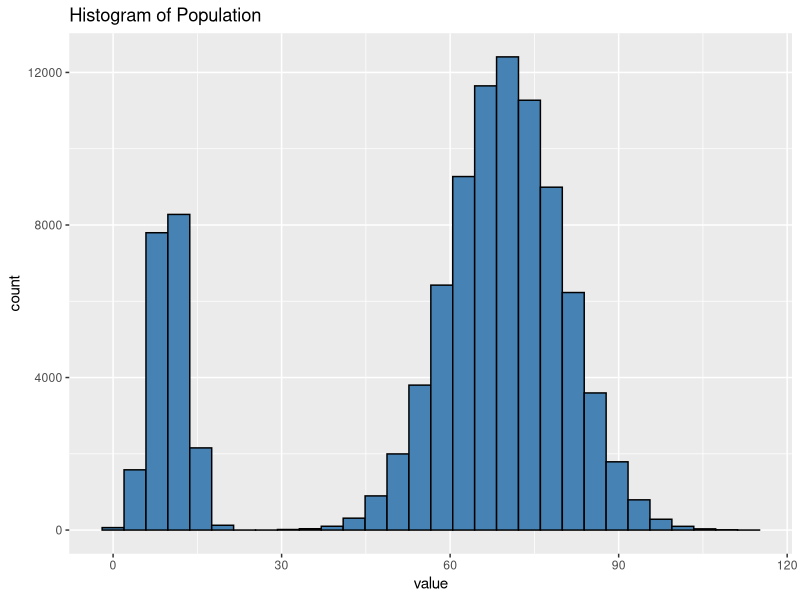
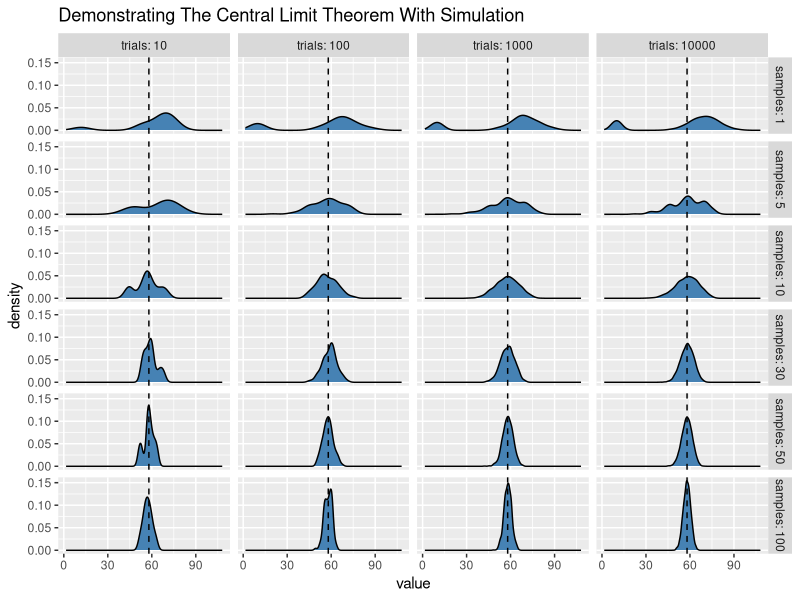

These charts were generated, in order, by the following R code:
## ---- chunk 1
require(ggplot2)
require(knitr)
set.seed(7759)
## ---- chunk 2
# Create a non-uniform population of 100,000 numbers between 1 and 100
pop1 <- rnorm(20000, mean = 10, sd = 3)
pop2 <- rnorm(80000, mean = 70, sd = 10)
pop <- c(pop1, pop2)

mu <- mean(pop) #calculate the population mean
sigma <- sd(pop) #calculate the population standard deviation
rm(pop1, pop2) #clean up
## ---- chunk 3
popdf <- as.data.frame(pop)
hg <- ggplot(popdf, aes(x = pop)) + geom_histogram(colour = "black", fill = "steelblue") + 
        ggtitle("Histogram of Population") + xlab("value")
hg
## ---- chunk 4
n <- c(1, 5, 10, 30, 50, 100) #set up number of samples
t <- c(10, 100, 1000, 10000) #set up number of trials in simulation

df <- data.frame() #initialize our empty data frame

# Run the simulation
for(i in n) { #for each value of n...
    col <- c()
    for(j in t) { #we loop through each value of t...
        trial <- 1:j
        counter <- j #set up an egg timer based on whichever t value we're on
        value <- c()
        while(counter > 0) {    # and extract n samples from the population...
            bucket <- sample(pop, i, replace = TRUE)
            xbar <- mean(bucket) #calculate the mean...
            value <- c(value, xbar) # and add it to a vector
            counter <- counter - 1 #egg timer counts down and loops back until it hits 0
        }
        sbar <- sd(value) #calculate the standard deviation of our sample
        col <- cbind(trial, value, sbar, i, j) #stick all the info together...
        df <- rbind(df, col) #and attach it to our master data frame
    } #and we do it again for the next set of values until we're done!
    
}

rm(col, bucket, value, counter, i, j, n, sbar, t, xbar, trial) #clean up

# Let's take a look!
str(df)
head(df, n = 25) #the full table is too big to look at but we can take a peek at the first few rows.
## ---- chunk 5
# We tidy up our data frame to get it ready for graphing. Note that we built it in "tall"
# form so it's already structured for ggplot

names(df) <- c("trial#", "value", "sdev", "samples", "trials")

# Creating the plot
g <- ggplot(df, aes(x = value)) + geom_density(fill = "steelblue") + 
        facet_grid(samples ~ trials, labeller = label_both) + 
        ggtitle("Demonstrating The Central Limit Theorem With Simulation") + 
        geom_vline(xintercept = mu, linetype = "dashed")
g
## ---- chunk 6
# create data frame of simulated sample standard deviations
m <- matrix(unique(df$sdev), nrow = 4, ncol = 6)
sdf <- as.data.frame(m, row.names = c("t10", "t100", "t1000", "t10000"))
names(sdf) <- c("s1", "s5", "s10", "s30", "s50", "s100")
sdf <- t(sdf) #transposed to match our graph better
rm(m) #clean up
kable(sdf)
## ---- chunk 7
# Calculate our expected standard error from the population standard deviation
exvals <- sigma/sqrt(c(1, 5, 10, 30, 50, 100))
dfex <- as.data.frame(exvals, row.names = c("s1", "s5", "s10", "s30", "s50", "s100"))
names(dfex) <- "Predicted Standard Deviations"
kable(dfex)
## ---- chunk 8
# Express how close we are as percentages.
pexval <- sdf/exvals
## ---- chunk 9
# Subtract 1 to show distance from ideal and round to 3 decimals to make it readable
kable(round(pexval - 1, 3))
